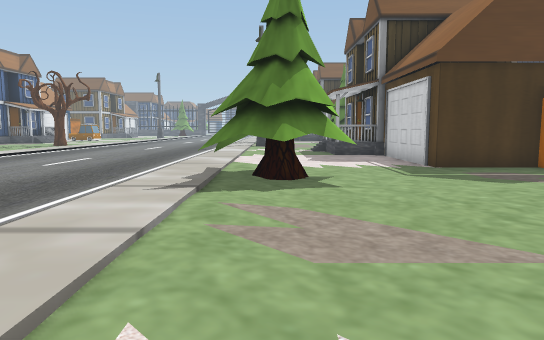
View 1 (above)

24 first-person views from a walk through a 3-D level made in the Unity game engine. The camera is 1.5 m above the floor, tilts 6° down and sees 70° across. The floor is counted in squares, 1.6 m on a side. Each view is taken from the middle of a square. On the plan, view 1 faces up. The plan holds only what a view shows up to about 13 squares ahead; the rest is blank. The place goes on beyond the plan. The player is left out. Some animated figures are not drawn. Some surface patterns are stand-ins.

View 2
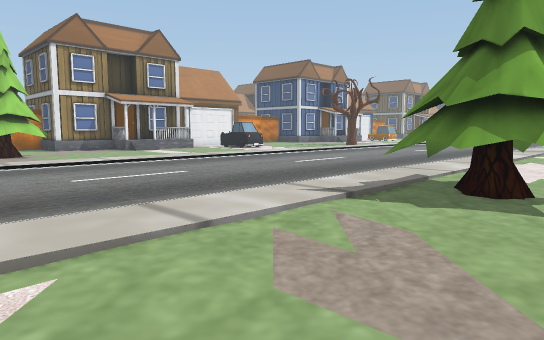

View 3
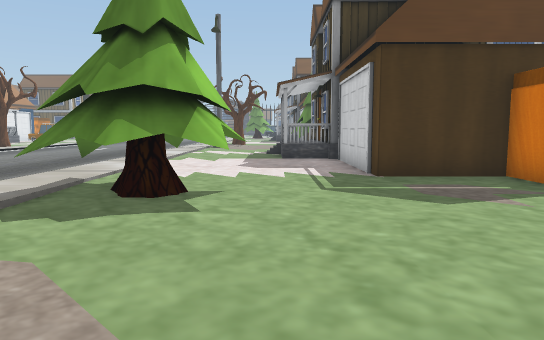

View 4
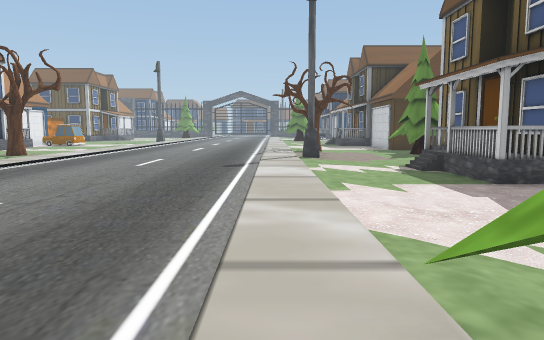

View 5
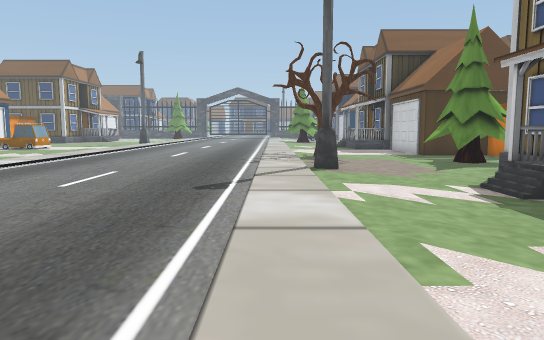

View 6
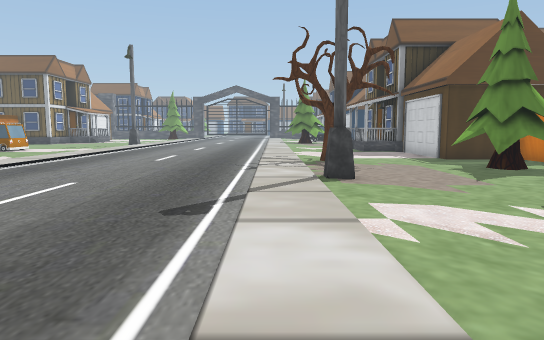

View 7
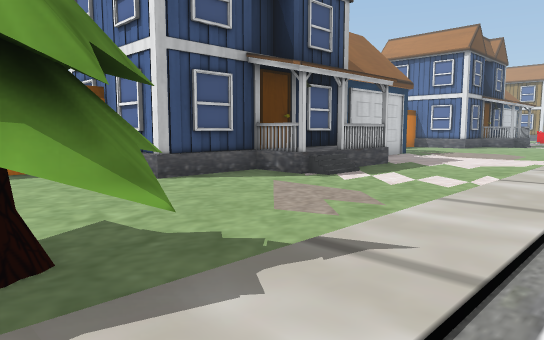

View 8
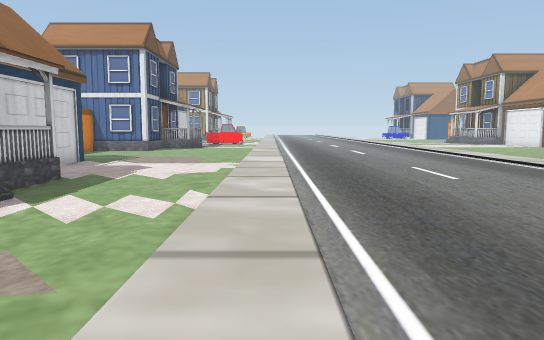

View 9
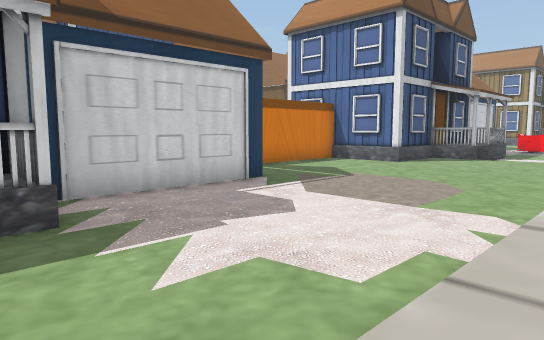

View 10
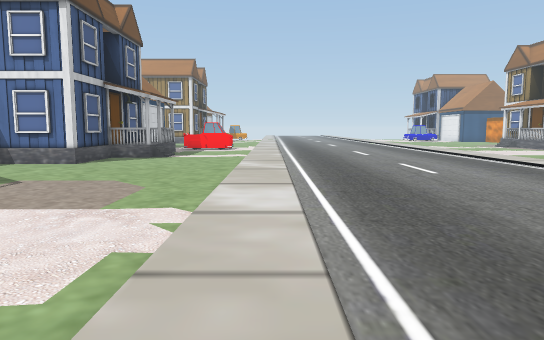

View 11
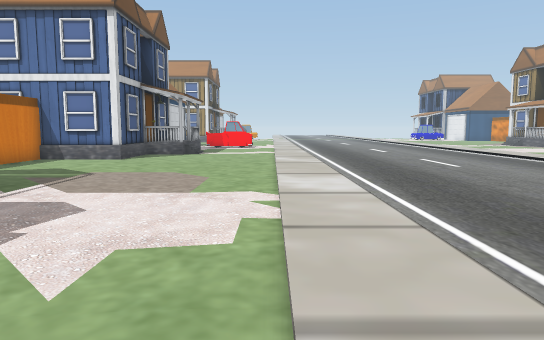

View 12
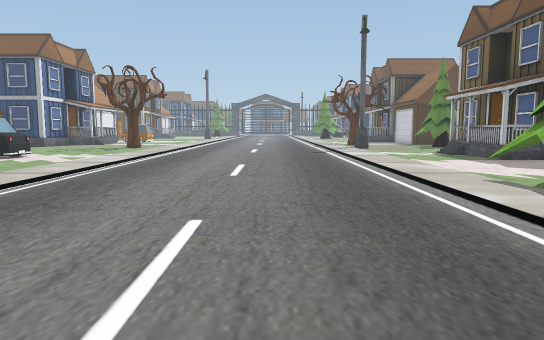

View 13
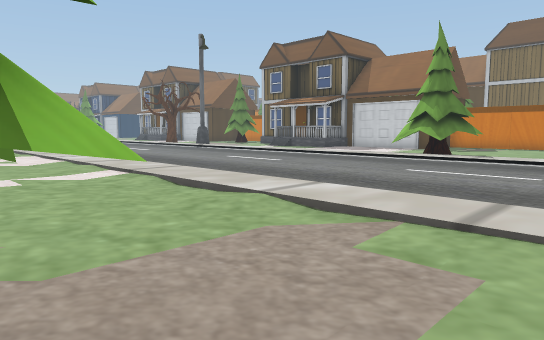

View 14
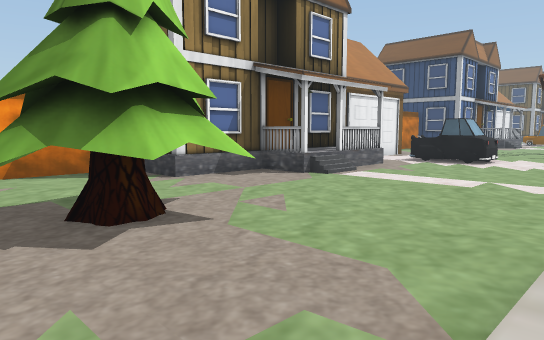

View 15
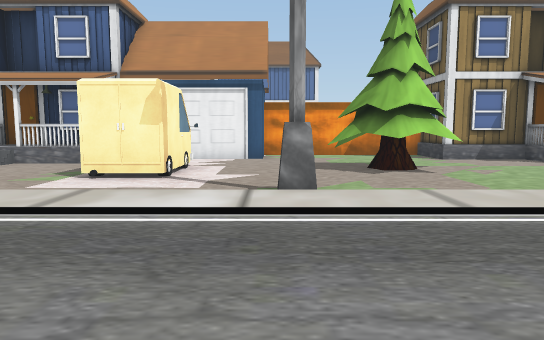

View 16
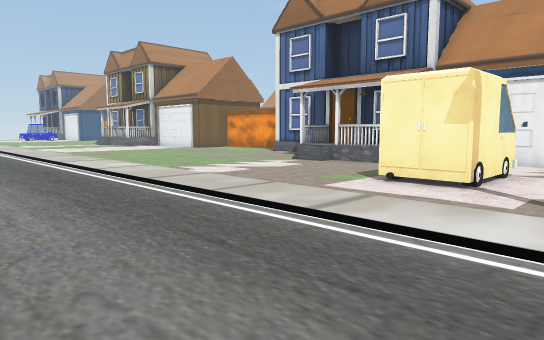

View 17
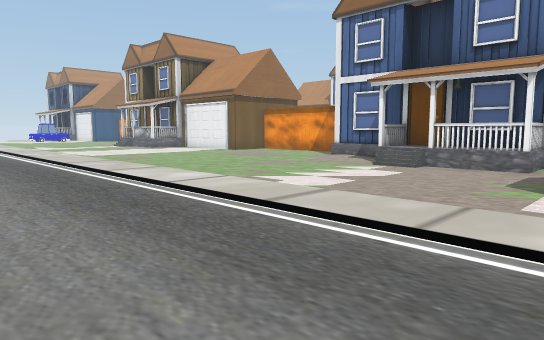

View 18
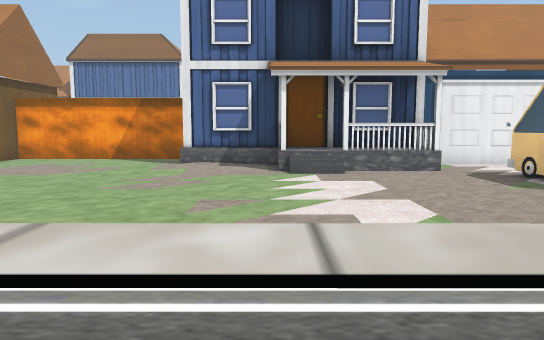

View 19
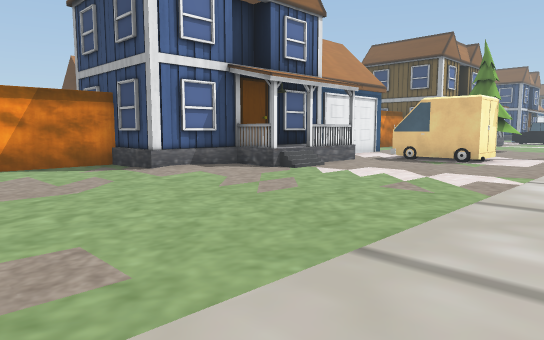

View 20
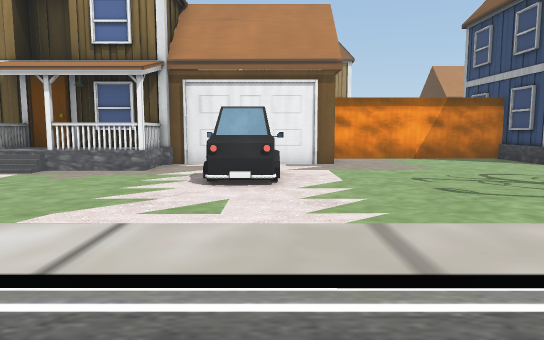

View 21
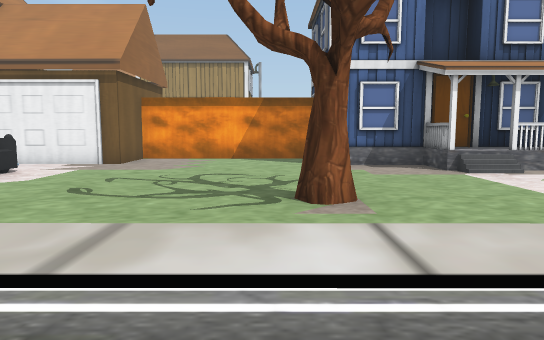

View 22
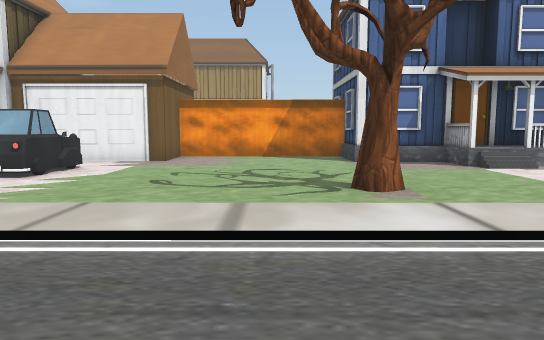

View 23
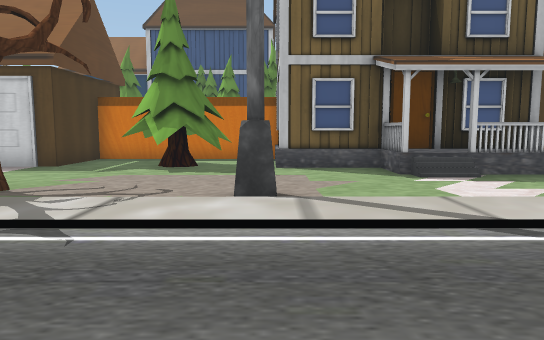

View 24
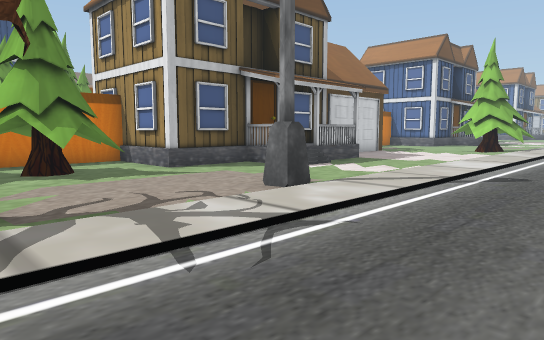

### Floor plan
Key: @ floor where view 1 was taken; # wall or solid block; . main floor; : floor 0.25 m higher than the main floor; / step, stairs or slope; T tree; H house; C car; R truck.
Columns run from 22 left of view 1 to 9 right of it. Each row starts with its distance up from view 1.
 26     HHH.... :/......:.T......#
 25     H.......:/......:.T...TT.#
 24   HHH.......:/......:....TTT.#
 23   #......TT.:/......:.....TTT#
 22   #.........:/......:.....TT #
 21   #.........:/......:/....####
 20   #.........:/......:/....H
 19   #.........:/......:/....H
 18   ###.......:/......:/..HH H
 17     #.......:/......:/../  H
 16     #.CCC...:/......:...H H
 15     #.CCC...:/......:/..HHH
 14     #.......:/......:/....#
 13   HHHHH.....:/......:/....#
 12     H H.....:/......:/....#
 11     H H.....:/......:/....#
 10     H  .....:/......:.....####
  9     HHH.....:/......:.T......#
  8     H.......:/......:TTT.....
  7    HH.......:/......:TTT.....
  6   #.........:/......:/T......
  5   #....TTT..:/......:......
  4   #... TTT..:/......:/....HHHHHH
  3     ..TTT...:/......:.....H
  2       ......:/......:/....H
  1     #.......:/......:/../H H
  0     #.......:/......:.@./HHH
 -1     #..R#R..:/......:....HH
 -2     #.. ##..:/......:/...HH
 -3     #..R#R..:/......:/....#
 -4   HHHHH.....:/......:/....#
 -5     H H.....:/......:/....#
 -6    HH H.....:/......:/....#
 -7    H   .....:/......:/....#
 -8     HHH.....:/......:/......
 -9     H.......:/......:/.......#
-10 HHHHH.......:/......:/.......#
-11 H #.........:/......:/.......#
-12   #.........:/......:/.......#
-13   #.........:/......:/....HHHHH
-14   #.........:/......:/....H
-15   #...    ..:/.        ..

Positions as (right, up) in squares from view 1, and headings:
1: (0, 0), facing up
2: (2, 1), facing up-left
3: (2, 2), facing up
4: (-2, 7), facing up
5: (-2, 11), facing up
6: (-2, 13), facing up
7: (-3, 8), facing down-right
8: (-2, 6), facing down
9: (-2, -1), facing down-right
10: (-2, -1), facing down
11: (-1, 0), facing down
12: (-5, 2), facing up
13: (-14, 2), facing up-right
14: (-10, 2), facing up-left
15: (-5, 1), facing left
16: (-6, 1), facing down-left
17: (-6, -2), facing down-left
18: (-7, -8), facing left
19: (-9, -15), facing up-left
20: (-7, 16), facing left
21: (-7, 22), facing left
22: (-6, 21), facing left
23: (-6, 21), facing right
24: (-5, 26), facing down-right
